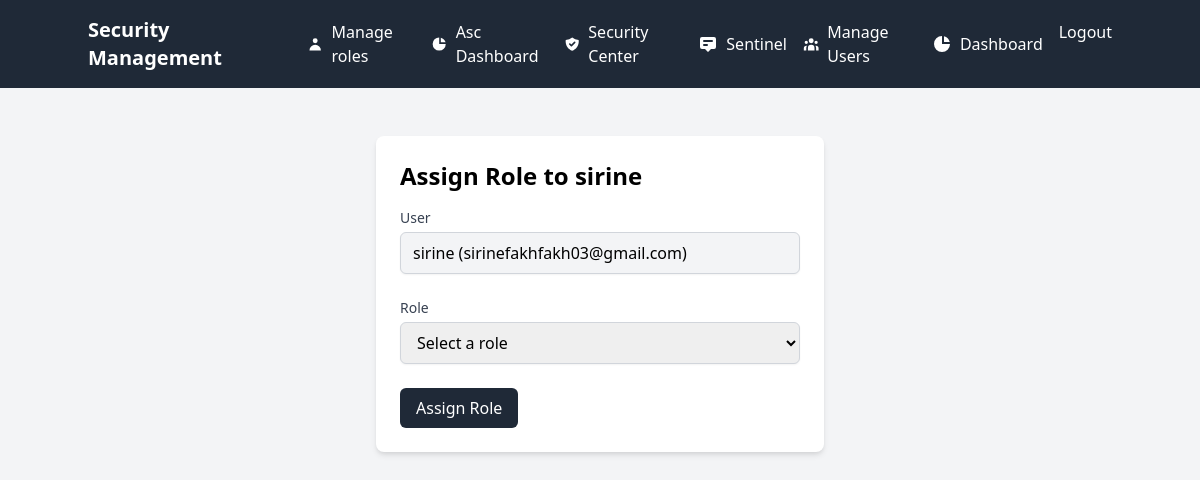
The page /admin/assign_role/2 (signed in) on the database as committed earlier.
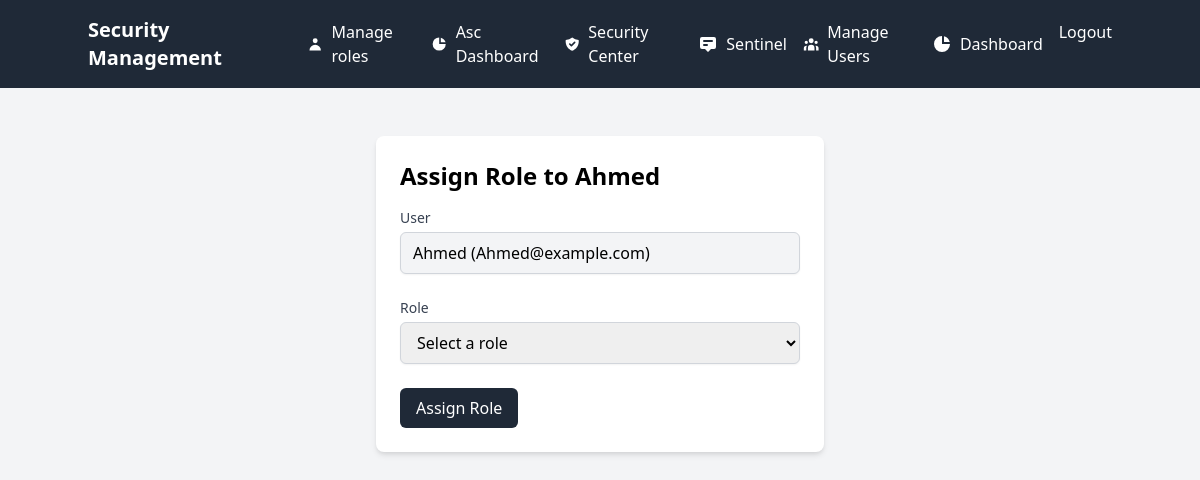
The same page on the database as committed later.
### app.py (models this page shows)
class User(UserMixin, db.Model):
    id = db.Column(db.Integer, primary_key=True)
    username = db.Column(db.String(80), unique=True, nullable=False)
    email = db.Column(db.String(120), unique=True, nullable=False)
    password_hash = db.Column(db.String(120), nullable=False)
    role = db.Column(db.String(20), nullable=False, default='user')
    totp_secret = db.Column(db.String(120), nullable=True)
    role_id = db.Column(db.Integer, db.ForeignKey('role.id'), nullable=True)
    role_relation = db.relationship('Role', backref='users', foreign_keys=[role_id])
    is_active = db.Column(db.Boolean, default=True)  # Add this for user status
    def has_permission(self, permission_name):
        if not self.role_relation:
            return False
        return db.session.query(
            exists().where(
                and_(
                    RolePermission.role_id == self.role_relation.id,
                    Permission.name == permission_name
                )
            )
        ).scalar()

### app.py (the view, shortened to what this page needs)
@admin_bp.route('/assign_role/<int:user_id>', methods=['GET', 'POST'])
@login_required
def assign_role(user_id):
    user = User.query.get_or_404(user_id)
    roles = Role.query.all()
    return render_template('admin/assign_role.html', user=user, roles=roles)

### app.py (called while the page is built)
@login_manager.user_loader
def load_user(user_id):
    return db.session.get(User, int(user_id))

### templates/admin/assign_role.html (shortened to what this page needs)
{% extends "base.html" %}
{% block content %}
<div class="container mx-auto px-4 py-8">
    <div class="p-6 max-w-md mx-auto bg-white rounded-lg shadow-md">
        <h2 class="text-2xl font-semibold mb-4">Assign Role to {{ user.username }}</h2>
        <form method="POST" action="{{ url_for('admin_bp.assign_role', user_id=user.id) }}" class="space-y-6">
            <div>
                <label class="block text-sm font-medium text-gray-700">User</label>
                <input type="text" value="{{ user.username }} ({{ user.email }})" disabled
                    class="mt-1 block w-full px-3 py-2 border border-gray-300 rounded-md shadow-sm bg-gray-100">
            </div>
            <div>
                <label for="role" class="block text-sm font-medium text-gray-700">Role</label>
                <div class="mt-1">
                    <select id="role" name="role_id" required class="block w-full px-3 py-2 border border-gray-300 rounded-md shadow-sm focus:ring-blue-500 focus:border-blue-500">
                        <option value="">Select a role</option>
                    </select>
                </div>
            </div>
            <div>
                <button type="submit" class="bg-gray-800 hover:bg-blue-700 text-white px-4 py-2 rounded-md transition">Assign Role</button>
            </div>
        </form>
    </div>
</div>
{% endblock %}

Rows that differ between the two databases and show on the page:
changed User: username "sirine" → "Ahmed"; username "sirine (sirinefakhfakh03@gmail.com)" → "Ahmed (Ahmed@example.com)"
